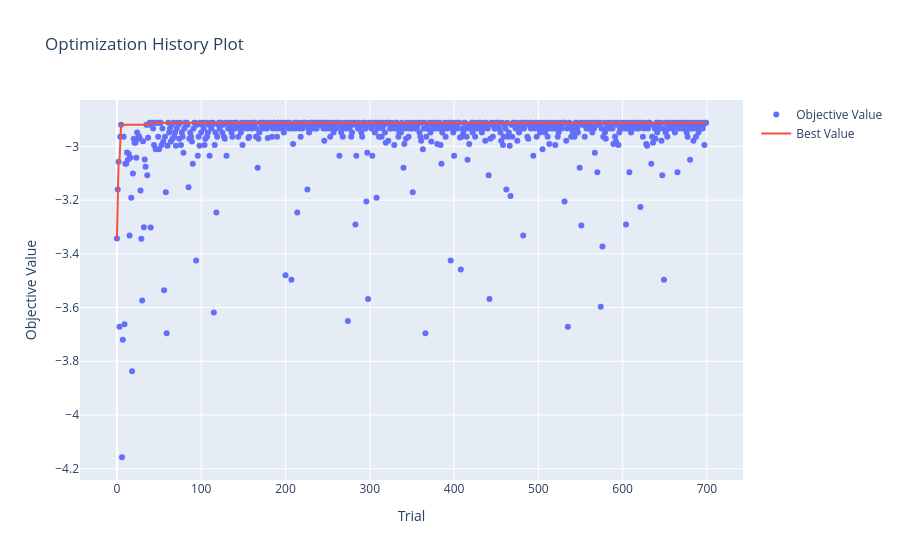

The notebook cell this image was saved under:
### Code cell
optuna.visualization.plot_optimization_history(study)

### Figure 1 — Plotly figure (JSON) as saved in the notebook; plotly's stock layout.template omitted (floating-point values rounded to 4 significant figures; data arrays with more than 128 entries replaced by an {"elided": "..."} marker saying what was removed)
{"data": [{"mode": "markers", "name": "Objective Value", "type": "scatter", "x": {"elided": "700 int values"}, "y": {"elided": "700 float values"}}, {"mode": "lines", "name": "Best Value", "type": "scatter", "x": {"elided": "700 int values"}, "y": {"elided": "700 float values"}}, {"marker": {"color": "#cccccc"}, "mode": "markers", "name": "Infeasible Trial", "showlegend": false, "type": "scatter", "x": [], "y": []}], "layout": {"autosize": true, "title": {"text": "Optimization History Plot"}, "xaxis": {"autorange": true, "range": [-42.65, 741.7], "title": {"text": "Trial"}, "type": "linear"}, "yaxis": {"autorange": true, "range": [-4.26, -2.809], "title": {"text": "Objective Value"}, "type": "linear"}}}
